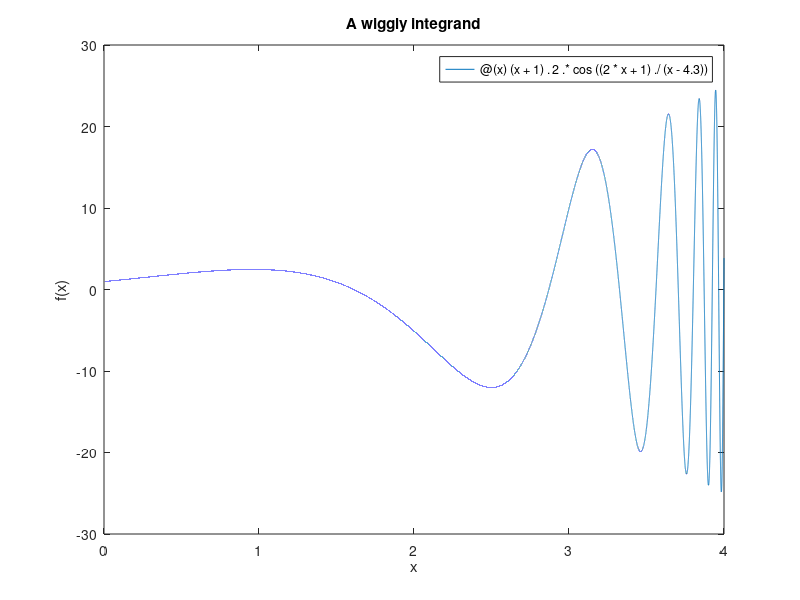

MATLAB code for this plot: (Note: this script raises an error after producing the figure.)
%%
% This function gets increasingly oscillatory near the right endpoint.
f = @(x) (x+1).^2.*cos((2*x+1)./(x-4.3));
fplot(f,[0 4],2000)
xlabel('x'), ylabel('f(x)')    % ignore this line
title('A wiggly integrand')

%%
% Accordingly, the trapezoid rule is more accurate on the left half of the
% interval than on the right half.
n_ = 50*2.^(0:3)';
T_ = [];
for i = 1:length(n_)
    n = n_(i);
    T_(i,1) = trapezoid(f,0,2,n); 
    T_(i,2) = trapezoid(f,2,4,n);
end

left_val = integral(f,0,2,'abstol',1e-14,'reltol',1e-14);
right_val = integral(f,2,4,'abstol',1e-14,'reltol',1e-14);
table(n_,T_(:,1)-left_val,T_(:,2)-right_val,... 
    'variablenames',{'n','left_error','right_error'})

%%
% Both the picture and the numbers suggest that more nodes should be used
% on the right half of the interval than on the left half.
